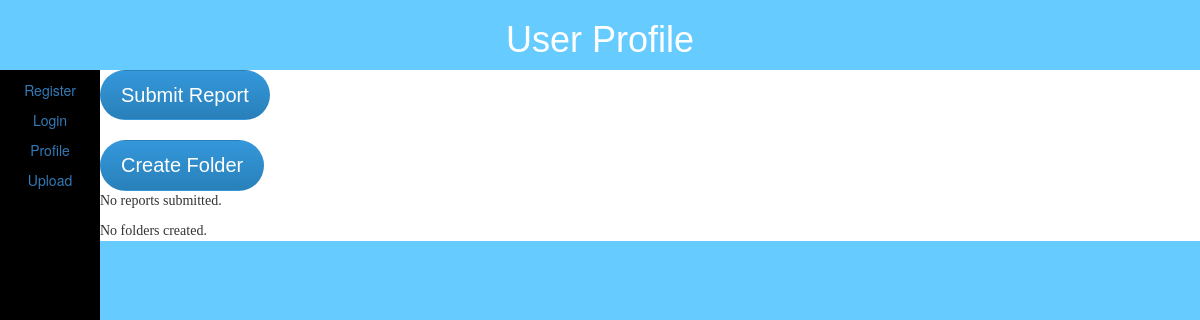
Page /profile (signed in) on the earlier database version.
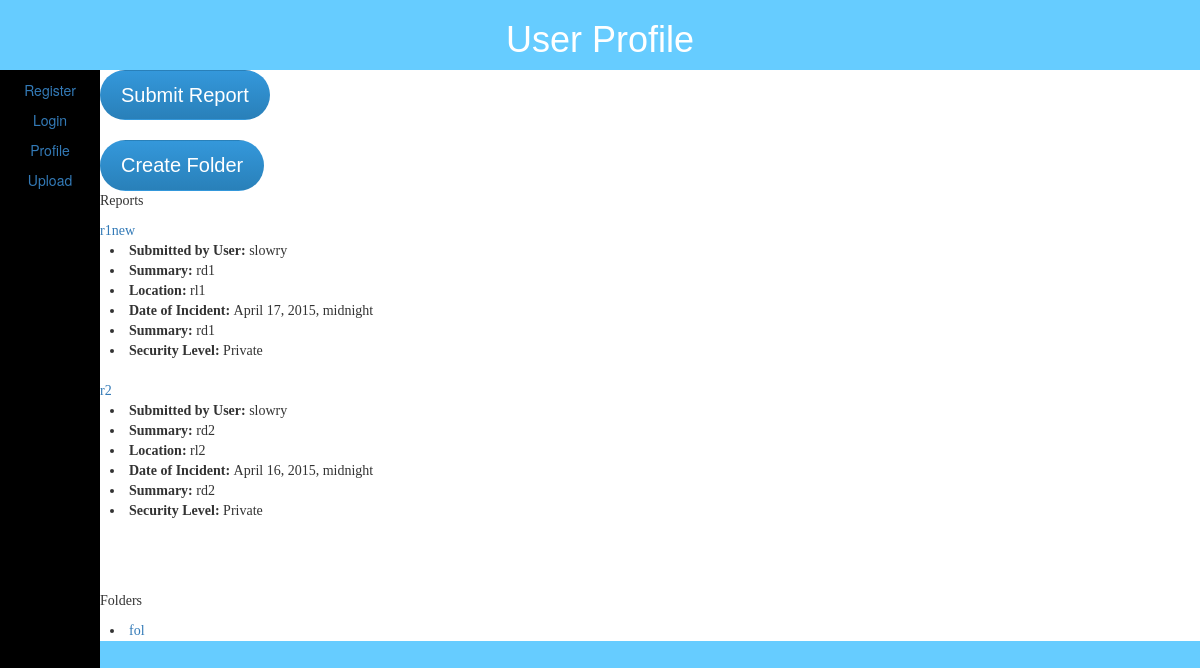
Same page on the later database version.
### SecureWitness/models.py (models this page shows, shortened)
class Report(models.Model):
	owner = models.ForeignKey(User, editable=False)
	short_des = models.CharField(max_length=50)
	long_des = models.TextField()
	location = models.CharField(max_length=50)
	incident_date = models.DateTimeField()
	timestamp = models.DateTimeField(auto_now_add=True)
	public = models.BooleanField(default=True)
	folder = models.ManyToManyField(Folder)

class Folder(models.Model):
	owner = models.ForeignKey(User, editable=False)
	title = models.CharField(max_length=50)
	ofolder = models.ManyToManyField('self')

### SecureWitness/views.py (the view)
# urls.py: url(r'^profile', 'SecureWitness.views.profile'),
@login_required
def profile(request):
	rep_dict={}
	reports = Report.objects.filter(owner=request.user)
	for report in reports:
		rep_dict[report]= report.file_set.all()
	folders = Folder.objects.filter(owner=request.user)
	return render(request, 'profile.html', {'reports':reports,'rep_dict':rep_dict,'folders':folders})

### templates/profile.html (shortened to what this page needs)
{% load staticfiles %}
<!DOCTYPE html>
<html>
	<head>
	<link rel="stylesheet" href="//maxcdn.bootstrapcdn.com/bootstrap/3.2.0/css/bootstrap.min.css">
<link rel="stylesheet" href="//maxcdn.bootstrapcdn.com/bootstrap/3.2.0/css/bootstrap-theme.min.css">
<link rel="stylesheet" href="{% static 'css/home.css' %}">
    </head>
 	<body>
<H1><div id="header">
User Profile</div>
</H1>
<div id="nav">
<a href="{% url 'SecureWitness.views.register' %}">Register</a><br>
<a href="{% url 'SecureWitness.views.user_login' %}">Login</a><br>
<a href="{% url 'SecureWitness.views.profile' %}">Profile</a><br>
<a href="{% url 'SecureWitness.views.submit' %}">Upload</a><br>
</div>
        <div id="ProfMain">
		<a class='btn' href='{% url "SecureWitness.views.submit" %}'>Submit Report</a><br><br>
		<a class='btn' href='{% url "SecureWitness.views.createfolder" %}'>Create Folder</a>
		{% if reports %}
			<p>Reports</p>
			<ul>
			{% for report, files in rep_dict.items %}
				<a href = "{% url 'SecureWitness.views.report_view' report_id=report.id%}">
                {{ report.short_des }}</li></a>
                <li><b>Submitted by User: </b>{{ report.owner }}</li>
                <li><b>Summary: </b>{{ report.long_des }}</li>
                <li><b>Location: </b>{{ report.location }}</li>
                <li><b>Date of Incident: </b>{{ report.incident_date }}</li>
				<li><b>Summary: </b>{{ report.long_des }}</li>
                <li><b>Security Level: </b>
                {% if report.public %}
                Public
                {% else %}
                Private
                {% endif %}
                </li>
			<br>
            {% endfor %}
            </ul>
		{% else %}
			<p>No reports submitted.</p>
		{% endif %}
		{% if folders %}
			<br><br>
			<p>Folders</p>
			<ul>
			{% for folder in folders %}
				<li> <a href = "{% url 'SecureWitness.views.folder_view' folder_id=folder.id%}"> {{ folder.title }}</a> <br>
				</li>
			{% endfor %}
			</ul>
		{% else %}
			<p>No folders created.</p>
		{% endif %}
    </div>
	</body>
</html>

### static/css/home.css (style rules this page uses)
body { background-color: #66CCFF; }
h1 { font-family: arial; font-weight: 100; color: #FFFFFF; text-align: center; }
ul { list-style-position: inside; }
li { margin-left: 70px; }
.btn { background: #3498db; background-image: -webkit-linear-gradient(top, #3498db, #2980b9); background-image: -moz-linear-gradient(top, #3498db, #2980b9); background-image: -ms-linear-gradient(top, #3498db, #2980b9); background-image: -o-linear-gradient(top, #3498db, #2980b9); background-image: linear-gradient(to bottom, #3498db, #2980b9); -webkit-border-radius: 28; -moz-border-radius: 28; border-radius: 28px; font-family: Arial; color: #ffffff; font-size: 20px; padding: 10px 20px 10px 20px; text-decoration: none; }
#ProfMain { background-color:#FFFFFF; height:90%; text-align:left; font-size:25; font-family:times; float:center; }
#nav { font-size:16; text-align:center; line-height:30px; background-color:black; width:100px; height:1000px; float:left; padding:5px; }

Differences in the rows shown:
added Report: short_des "r1new", owner "slowry", long_des "rd1", location "rl1", incident_date "April 17, 2015, midnight", public "Private"
added Report: short_des "r2", owner "slowry", long_des "rd2", location "rl2", incident_date "April 16, 2015, midnight", public "Private"
added Folder: title "fol"
Other differences:
text no longer shown: "No reports submitted. No folders created."
text now shown: "Reports Folders"
